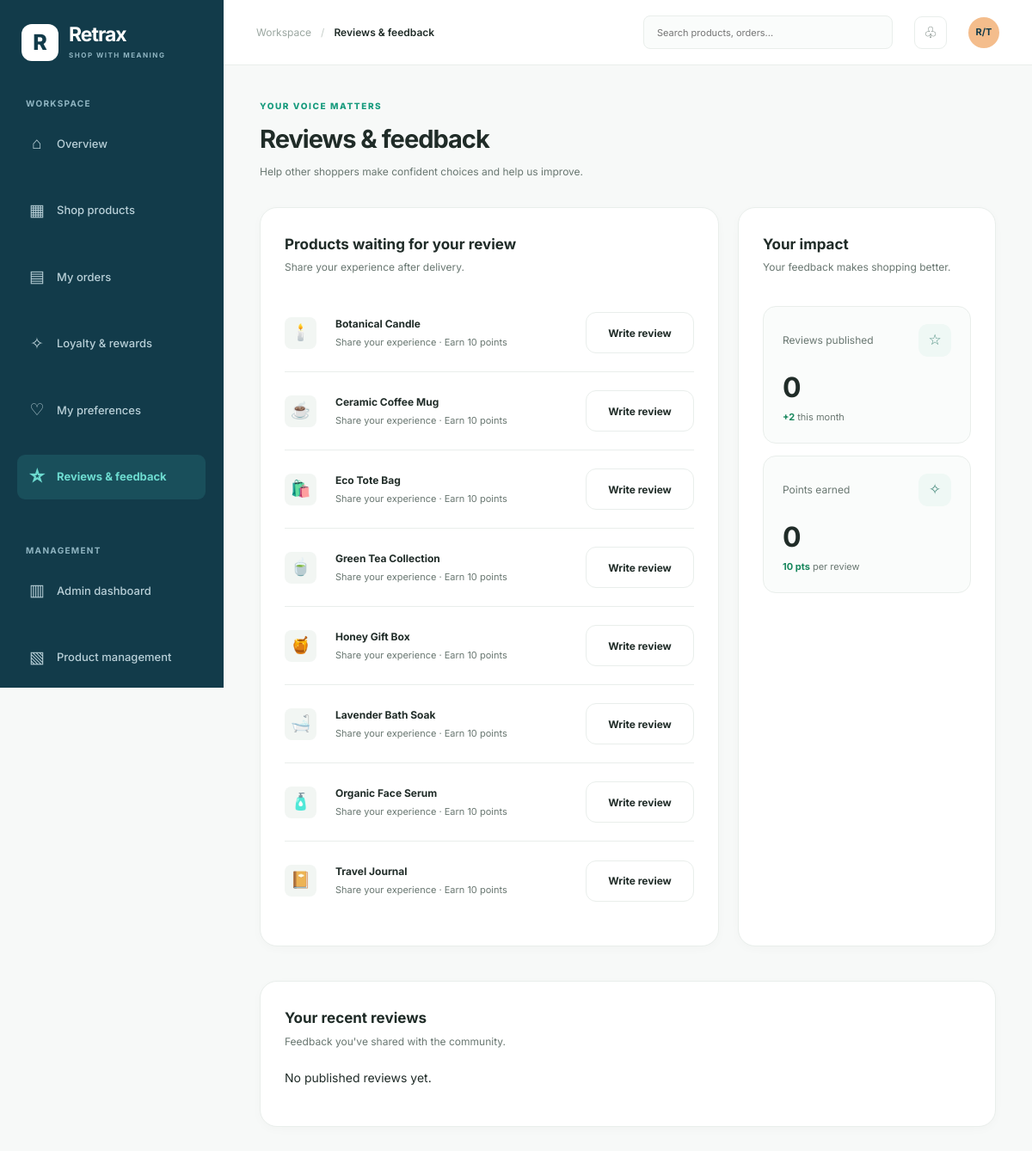
The app's page /reviews/ with its own data.
### account/models.py (models this page shows, shortened)
class Product(models.Model):
    category = models.ForeignKey(Category, related_name="products", on_delete=models.PROTECT)
    name = models.CharField(max_length=150)
    description = models.TextField(blank=True)
    price = models.DecimalField(max_digits=10, decimal_places=2, validators=[MinValueValidator("0.01")])
    points = models.PositiveIntegerField(default=0)
    rating = models.DecimalField(max_digits=2, decimal_places=1, default=0, validators=[MinValueValidator("0.0"), MaxValueValidator("5.0")])
    emoji = models.CharField(max_length=20, default="🛍️")
    stock = models.PositiveIntegerField(default=0)
    badge = models.CharField(max_length=50, blank=True)
    is_active = models.BooleanField(default=True)
    created_at = models.DateTimeField(auto_now_add=True)
    updated_at = models.DateTimeField(auto_now=True)
    class Meta:
        ordering = ["name"]

### config/views.py (the view, shortened to what this page needs)
# urls.py: path("reviews/", views.reviews_feedback, name="reviews_feedback"),
def reviews_feedback(request):
    reviews = Review.objects.filter(is_published=True).select_related("user", "product")
    return render(request, "reviews.html", {
        "reviews": reviews[:20],
        "review_products": Product.objects.filter(is_active=True).order_by("name"),
        "review_count": reviews.count(),
        "loyalty_points": (
            LoyaltyProfile.objects.get_or_create(user=request.user)[0].points
            if request.user.is_authenticated else 0
        ),
    })

### templates/reviews.html (shortened to what this page needs)
{% load static %}
<!DOCTYPE html>
<html lang="en">
<head>
    <link rel="stylesheet" href="{% static 'css/reviews.css' %}">
</head>
<body>
<div class="dashboard">
    <aside class="sidebar" id="sidebar">
        <a href="{% url 'shop_products' %}" class="brand" aria-label="Retrax shop">
            <span class="brand-mark">R</span>
            <span class="brand-copy">
                <strong>Retrax</strong>
                <small>SHOP WITH MEANING</small>
            </span>
        </a>
        <div class="nav-section">WORKSPACE</div>
        <nav class="navigation">
            <a href="{% url 'overview' %}" class="nav-link"><span class="nav-icon">⌂</span>Overview</a>
            <a href="{% url 'shop_products' %}" class="nav-link"><span class="nav-icon">▦</span>Shop products</a>
            <a href="{% url 'my_orders' %}" class="nav-link"><span class="nav-icon">▤</span>My orders</a>
            <a href="{% url 'loyalty_rewards' %}" class="nav-link"><span class="nav-icon">✧</span>Loyalty &amp; rewards</a>
            <a href="{% url 'my_preferences' %}" class="nav-link"><span class="nav-icon">♡</span>My preferences</a>
            <a href="{% url 'reviews_feedback' %}" class="nav-link active" aria-current="page"><span class="nav-icon">☆</span>Reviews &amp; feedback</a>
        </nav>
        <div class="nav-section management-label">MANAGEMENT</div>
        <nav class="navigation">
            <a href="{% url 'admin_dashboard' %}" class="nav-link"><span class="nav-icon">▥</span>Admin dashboard</a>
            <a href="{% url 'product_management' %}" class="nav-link"><span class="nav-icon">▧</span>Product management</a>
        </nav>
    </aside>
    <main class="main-area">
        <header class="topbar">
            <div class="breadcrumb"><span>Workspace</span><i>/</i><strong>Reviews &amp; feedback</strong></div>
            <form class="global-search" method="get" action="{% url 'shop_products' %}">
                <input type="search" name="q" placeholder="Search products, orders..." aria-label="Search products or orders">
            </form>
            <button class="icon-button" type="button" aria-label="Notifications">♧</button>
            <div class="top-avatar">R/T</div>
        </header>
        <section class="page-content">
            <div class="page-heading">
                <p class="eyebrow">YOUR VOICE MATTERS</p>
                <h1>Reviews &amp; feedback</h1>
                <p class="subtitle">Help other shoppers make confident choices and help us improve.</p>
            </div>
            <div class="reviews-grid">
                <section class="panel pending-panel">
                    <div class="panel-heading">
                        <h2>Products waiting for your review</h2>
                        <p>Share your experience after delivery.</p>
                    </div>
                    <div class="waiting-list" id="waitingList">
                        {% for product in review_products %}
                        <article class="waiting-product" data-product="{{ product.name }}" data-product-id="{{ product.id }}" data-emoji="{{ product.emoji }}">
                            <span class="product-icon">{{ product.emoji }}</span>
                            <div class="product-details"><strong>{{ product.name }}</strong><span>Share your experience · Earn 10 points</span></div>
                            <button class="review-button" type="button">Write review</button>
                        </article>
                        {% empty %}
                        <p>No products are available for review yet.</p>
                        {% endfor %}
                    </div>
                </section>
                <aside class="panel impact-panel">
                    <div class="panel-heading">
                        <h2>Your impact</h2>
                        <p>Your feedback makes shopping better.</p>
                    </div>
                    <div class="stat-card">
                        <div class="stat-top"><span>Reviews published</span><span class="stat-icon">☆</span></div>
                        <strong id="reviewCount">{{ review_count }}</strong>
                        <p><b>+2</b> this month</p>
                    </div>
                    <div class="stat-card">
                        <div class="stat-top"><span>Points earned</span><span class="stat-icon">✧</span></div>
                        <strong id="pointsCount">{{ loyalty_points }}</strong>
                        <p><b>10 pts</b> per review</p>
                    </div>
                </aside>
            </div>
            <section class="panel recent-panel">
                <div class="panel-heading">
                    <h2>Your recent reviews</h2>
                    <p>Feedback you've shared with the community.</p>
                </div>
                <div class="recent-list" id="recentList">
                    {% for review in reviews %}
                    <article class="recent-review">
                        <span class="product-icon">{{ review.product.emoji }}</span>
                        <div class="recent-details">
                            <strong>{{ review.product.name }}</strong>
                            <div><span class="stars">{% for n in "12345" %}{% if forloop.counter <= review.rating %}★{% else %}☆{% endif %}{% endfor %}</span><span class="review-copy">· "{{ review.comment }}"</span></div>
                        </div>
                        <span class="published">Published</span>
                    </article>
                    {% empty %}
                    <p>No published reviews yet.</p>
                    {% endfor %}
                </div>
            </section>
        </section>
    </main>
</div>
</body>
</html>

### records on screen
Product: emoji "🕯️", name "Botanical Candle"
Product: emoji "☕", name "Ceramic Coffee Mug"
Product: emoji "🛍️", name "Eco Tote Bag"
Product: emoji "🍵", name "Green Tea Collection"
Product: emoji "🍯", name "Honey Gift Box"
Product: emoji "🛁", name "Lavender Bath Soak"
Product: emoji "🧴", name "Organic Face Serum"
Product: emoji "📔", name "Travel Journal"

### other values on screen
{{ review_count }} "0"
{{ loyalty_points }} "0"
